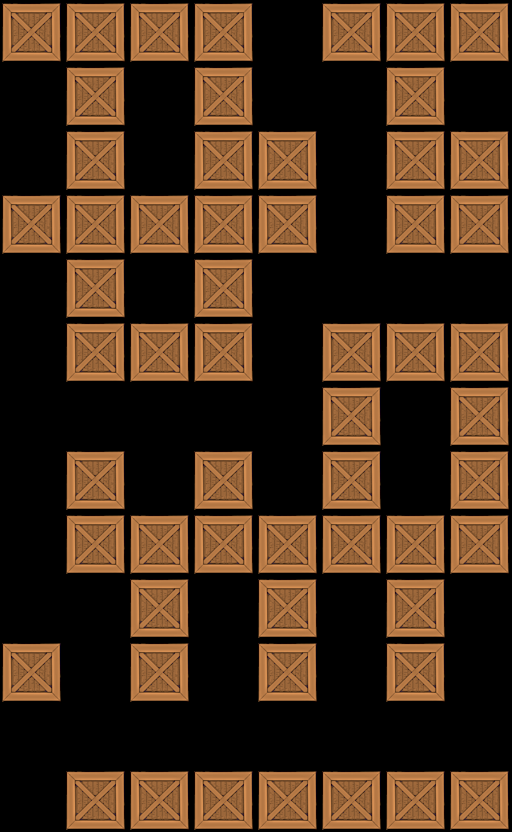

Below is a game level as drawn by its tile map, then a one-line description and the .tmx that defines it (tile-layer data replaced by summaries):
An orthogonal 8x13 tile map with 64x64 px tiles, 1 tile layer (Tile Layer 1).

<map version="1.0" orientation="orthogonal" width="8" height="13" tilewidth="64" tileheight="64">
 <tileset firstgid="1" name="crate" tilewidth="64" tileheight="64">
  <image source="../../crate4.png" width="64" height="64" />
 </tileset>
 <layer name="Tile Layer 1" width="8" height="13">
  <data>[104 cells, 57 non-empty, 1 distinct tile ids]</data>
 </layer>
</map>
